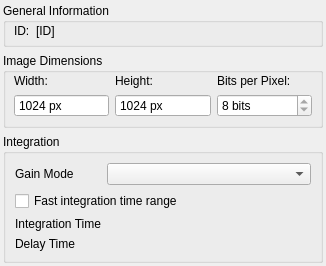
<?xml version="1.0" encoding="UTF-8"?>
<ui version="4.0">
 <class>DockWidgetPCOSensicam</class>
 <widget class="QWidget" name="DockWidgetPCOSensicam">
  <property name="geometry">
   <rect>
    <x>0</x>
    <y>0</y>
    <width>326</width>
    <height>260</height>
   </rect>
  </property>
  <property name="minimumSize">
   <size>
    <width>0</width>
    <height>0</height>
   </size>
  </property>
  <property name="windowTitle">
   <string>Form</string>
  </property>
  <layout class="QGridLayout" name="gridLayout_3">
   <property name="margin">
    <number>3</number>
   </property>
   <item row="0" column="0">
    <widget class="QGroupBox" name="groupBox">
     <property name="sizePolicy">
      <sizepolicy hsizetype="Preferred" vsizetype="Minimum">
       <horstretch>0</horstretch>
       <verstretch>0</verstretch>
      </sizepolicy>
     </property>
     <property name="title">
      <string>General Information</string>
     </property>
     <layout class="QGridLayout" name="gridLayout">
      <property name="leftMargin">
       <number>8</number>
      </property>
      <property name="topMargin">
       <number>1</number>
      </property>
      <property name="rightMargin">
       <number>8</number>
      </property>
      <property name="bottomMargin">
       <number>6</number>
      </property>
      <item row="0" column="1">
       <widget class="QLabel" name="lblID">
        <property name="sizePolicy">
         <sizepolicy hsizetype="Expanding" vsizetype="Preferred">
          <horstretch>0</horstretch>
          <verstretch>0</verstretch>
         </sizepolicy>
        </property>
        <property name="text">
         <string>[ID]</string>
        </property>
       </widget>
      </item>
      <item row="0" column="0">
       <widget class="QLabel" name="label_2">
        <property name="text">
         <string>ID:</string>
        </property>
       </widget>
      </item>
     </layout>
    </widget>
   </item>
   <item row="1" column="0">
    <widget class="QGroupBox" name="groupBox_2">
     <property name="sizePolicy">
      <sizepolicy hsizetype="Preferred" vsizetype="Preferred">
       <horstretch>0</horstretch>
       <verstretch>0</verstretch>
      </sizepolicy>
     </property>
     <property name="title">
      <string>Image Dimensions</string>
     </property>
     <layout class="QGridLayout" name="gridLayout_4">
      <property name="leftMargin">
       <number>8</number>
      </property>
      <property name="topMargin">
       <number>1</number>
      </property>
      <property name="rightMargin">
       <number>8</number>
      </property>
      <property name="bottomMargin">
       <number>8</number>
      </property>
      <item row="0" column="0">
       <widget class="QLabel" name="label_3">
        <property name="text">
         <string>Width:</string>
        </property>
       </widget>
      </item>
      <item row="0" column="1">
       <widget class="QLabel" name="label_4">
        <property name="text">
         <string>Height:</string>
        </property>
       </widget>
      </item>
      <item row="0" column="2">
       <widget class="QLabel" name="label_5">
        <property name="text">
         <string>Bits per Pixel:</string>
        </property>
       </widget>
      </item>
      <item row="1" column="0">
       <widget class="QSpinBox" name="spinWidth">
        <property name="enabled">
         <bool>true</bool>
        </property>
        <property name="readOnly">
         <bool>true</bool>
        </property>
        <property name="buttonSymbols">
         <enum>QAbstractSpinBox::NoButtons</enum>
        </property>
        <property name="suffix">
         <string> px</string>
        </property>
        <property name="minimum">
         <number>1</number>
        </property>
        <property name="maximum">
         <number>2048</number>
        </property>
        <property name="value">
         <number>1024</number>
        </property>
       </widget>
      </item>
      <item row="1" column="1">
       <widget class="QSpinBox" name="spinHeight">
        <property name="enabled">
         <bool>true</bool>
        </property>
        <property name="readOnly">
         <bool>true</bool>
        </property>
        <property name="buttonSymbols">
         <enum>QAbstractSpinBox::NoButtons</enum>
        </property>
        <property name="suffix">
         <string> px</string>
        </property>
        <property name="minimum">
         <number>1</number>
        </property>
        <property name="maximum">
         <number>2048</number>
        </property>
        <property name="value">
         <number>1024</number>
        </property>
       </widget>
      </item>
      <item row="1" column="2">
       <widget class="QSpinBox" name="spinBpp">
        <property name="enabled">
         <bool>true</bool>
        </property>
        <property name="readOnly">
         <bool>true</bool>
        </property>
        <property name="suffix">
         <string> bits</string>
        </property>
        <property name="minimum">
         <number>8</number>
        </property>
        <property name="maximum">
         <number>64</number>
        </property>
        <property name="value">
         <number>8</number>
        </property>
       </widget>
      </item>
     </layout>
    </widget>
   </item>
   <item row="2" column="0">
    <widget class="QGroupBox" name="groupBox_3">
     <property name="maximumSize">
      <size>
       <width>16777215</width>
       <height>16777215</height>
      </size>
     </property>
     <property name="title">
      <string>Integration</string>
     </property>
     <layout class="QFormLayout" name="formLayout">
      <item row="0" column="0">
       <widget class="QLabel" name="label_integration_time_2">
        <property name="text">
         <string>Gain Mode</string>
        </property>
       </widget>
      </item>
      <item row="0" column="1">
       <widget class="QComboBox" name="comboGainMode"/>
      </item>
      <item row="2" column="0">
       <widget class="QLabel" name="label_integration_time">
        <property name="text">
         <string>Integration Time</string>
        </property>
       </widget>
      </item>
      <item row="2" column="1">
       <widget class="SliderWidget" name="slider_exposure"/>
      </item>
      <item row="1" column="0" colspan="2">
       <widget class="QCheckBox" name="checkFastMode">
        <property name="text">
         <string>Fast integration time range</string>
        </property>
       </widget>
      </item>
      <item row="3" column="0">
       <widget class="QLabel" name="label_delay_time">
        <property name="text">
         <string>Delay Time</string>
        </property>
       </widget>
      </item>
      <item row="3" column="1">
       <widget class="SliderWidget" name="slider_delay"/>
      </item>
     </layout>
    </widget>
   </item>
   <item row="3" column="0">
    <spacer name="verticalSpacer">
     <property name="orientation">
      <enum>Qt::Vertical</enum>
     </property>
     <property name="sizeHint" stdset="0">
      <size>
       <width>20</width>
       <height>40</height>
      </size>
     </property>
    </spacer>
   </item>
  </layout>
 </widget>
 <customwidgets>
  <customwidget>
   <class>SliderWidget</class>
   <extends>QWidget</extends>
   <header>sliderWidget.h</header>
  </customwidget>
 </customwidgets>
 <resources/>
 <connections/>
</ui>
